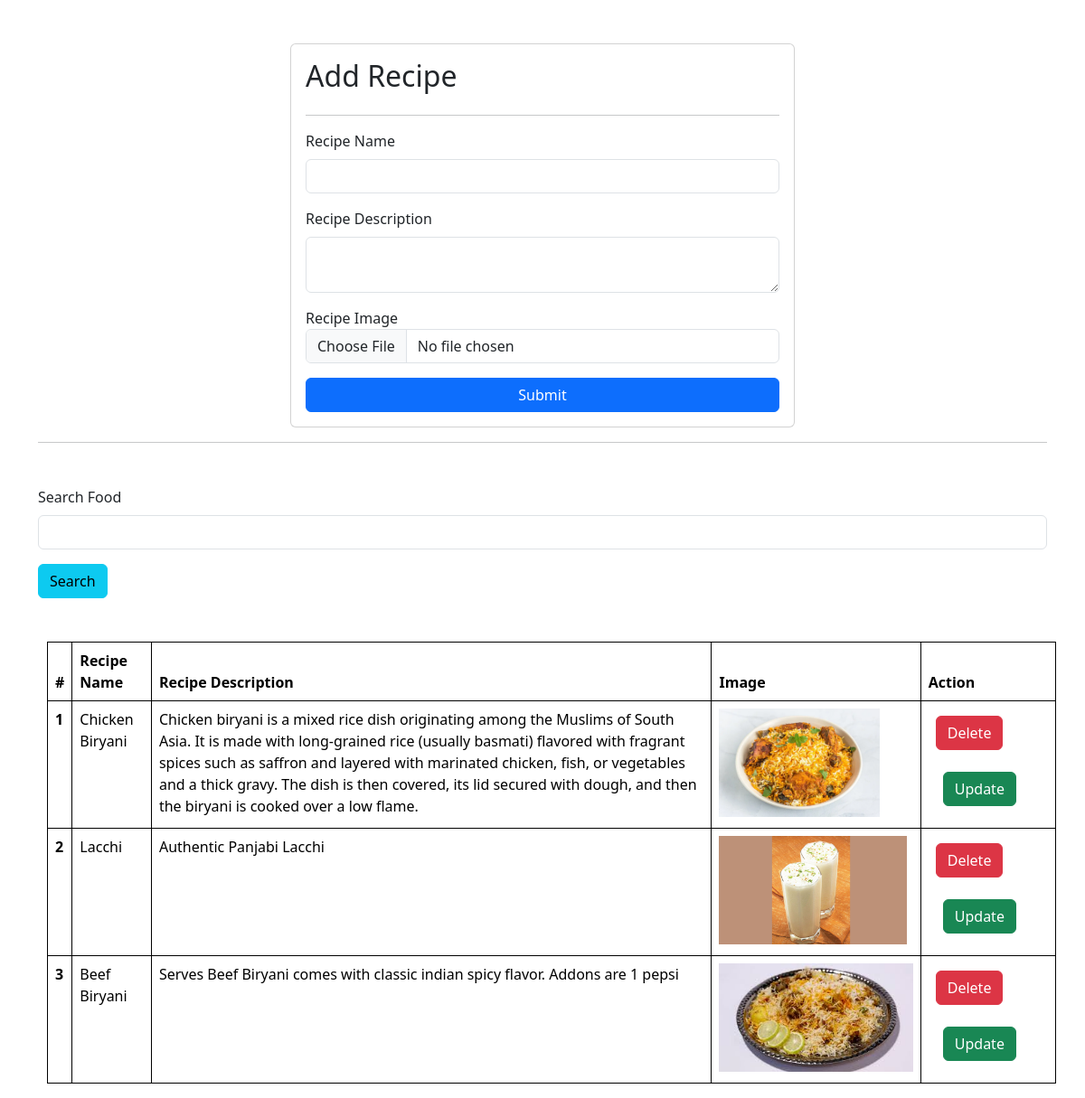
The app's page /recipes/ with its own data.
### vege/models.py (models this page shows)
class recipe(models.Model):
    recipe_name = models.CharField(max_length=100)
    recipe_description = models.TextField()
    recipe_image = models.ImageField(upload_to="recipe")

### vege/views.py (the view, shortened to what this page needs)
# urls.py: path('recipes/', recipes, name="recipes"),
def recipes(request):
    queryset = recipe.objects.all()
    if request.GET.get('search'):
            queryset = queryset.filter(recipe_name__icontains = request.GET.get('search'))
    context = {'recipes' : queryset}
    return render (request, 'recipe.html',context)

### vege/templates/recipe.html (shortened to what this page needs)
{% extends 'base.html' %} {% block start %}
<div class="container mt-5">
  <form
    class="col-6 mx-auto card p-3 shadow-1g"
    method="post"
    enctype="multipart/form-data"
  >
    <h2>Add Recipe</h2>
    <hr />
    <div class="mb-3">
      <label for="exampleInputEmail1" class="form-label">Recipe Name</label>
      <input name="recipe_name" class="form-control" required type="text" />
    </div>
    <div class="mb-3">
      <label for="exampleInputPassword1" class="form-label"
        >Recipe Description</label
      >
      <textarea
        class="form-control"
        name="recipe_description"
        required
      ></textarea>
    </div>
    <div class="mb-3">
      <label for="exampleInputPassword1">Recipe Image</label>
      <input name="recipe_image" type="file" class="form-control" />
    </div>
    <button type="submit" class="btn btn-primary">Submit</button>
  </form>
  <hr>
  <div class="mt-5">
    <div class="mx-auto col 6">
      <form>
      <div class="mb-3">
        <label for="exampleInputEmail1" class="form-label">Search Food</label>
        <input
          name="search"
          class="form-control"
          required
          type="text"
        />
      </div>
      <button type="submit" class="btn btn-info">Search</button>
    </form>
    </div>
  </div>
      <table class="table mt-5" style="margin-left: 10px; margin-right: 10px">
        <thead>
          <tr>
            <th scope="col">#</th>
            <th scope="col">Recipe Name</th>
            <th scope="col">Recipe Description</th>
            <th scope="col">Image</th>
            <th scope="col">Action</th>
          </tr>
        </thead>
        <tbody>
          {% for i in recipes %}
          <tr>
            <th scope="row">{{forloop.counter}}</th>
            <td>{{ i.recipe_name}}</td>
            <td>{{ i.recipe_description}}</td>
            <td>
              <img src="/media/{{i.recipe_image}}" style="height: 120px" />
            </td>
            <td>
              <a href="/delete_recipe/{{i.id}}/" class="btn btn-danger m-2"
                >Delete</a
              >
              <a href="/update_recipe/{{i.id}}/" class="btn btn-success m-3"
                >Update</a
              >
            </td>
          </tr>
          {% endfor %}
        </tbody>
      </table>
      {% endblock %}

### home/templates/base.html (shortened to what this page needs)
<!DOCTYPE html>
<html>
    <head>
        <link href="https://cdn.jsdelivr.net/npm/bootstrap@5.3.1/dist/css/bootstrap.min.css" rel="stylesheet">
        <link rel="stylesheet" href="">
    </head>
    <body>
        {% block start %}
        {% endblock %}
    </body>
</html>

### home/templates/base.html (style rules this page uses)
table, th, td { border: 1px ; border-style:solid; }
body { margin: 10px; }

### records on screen
recipe: recipe_name "Chicken Biryani", recipe_description "Chicken biryani is a mixed rice dish originating among the Muslims of South Asia. It is made with long-grained rice (usually basmati) flavored with fragrant spices such as saffron and layered with marinated chicken, fish, or vegetables and a thick gravy. The dish is then covered, its lid secured with dough, and then the biryani is cooked over a low flame.", recipe_image (picture)
recipe: recipe_name "Lacchi", recipe_description "Authentic Panjabi Lacchi", recipe_image (picture)
recipe: recipe_name "Beef Biryani", recipe_description "Serves Beef Biryani comes with classic indian spicy flavor. Addons are 1 pepsi", recipe_image (picture)
